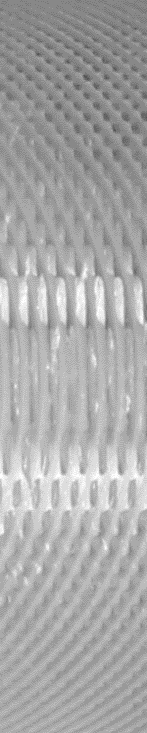
%> input picture realimg.png, 147 x 733 px
$ octave Circle.m   (GNU Octave 9; MATLAB toolbox functions it lacks are replaced by stand-ins)
%> lines starting %> are read from the running program, lines starting %| are printed output that depends on the picture
clear all;
clc;
A = imread('E:\BTP_4thSEM\realimg.png');
%> A is the input picture: size 733x147x3 uint8; min 85, max 254, mean 168.6
figure(1), imshow(A);
I = rgb2gray(A);

%Define the radius range.
Rmin = 30;
Rmax = 65;

%Find all the bright circles in the image within the radius range.
[centersBright, radiiBright] = imfindcircles(I,[Rmin Rmax],'ObjectPolarity','bright');
%> centersBright = [74 367]; radiiBright = 45.04

%Find all the dark circles in the image within the radius range.
[centersDark, radiiDark] = imfindcircles(I,[Rmin Rmax],'ObjectPolarity','dark');
%> centersDark = [74 367]; radiiDark = 52.9
%figure(3), imshow(I);
%Draw blue lines around the edges of the bright circles.
viscircles(centersBright, radiiBright,'Color','b');

%Draw red dashed lines around the edges of the dark circles.
viscircles(centersDark, radiiDark,'LineStyle','--');
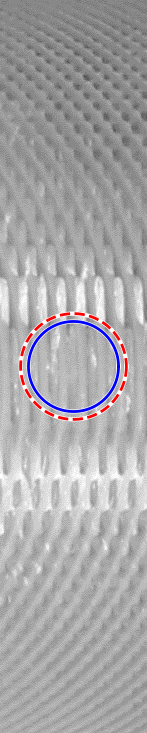
%> figure redrawn from the program's plot data

figure(2), imshow(A);
